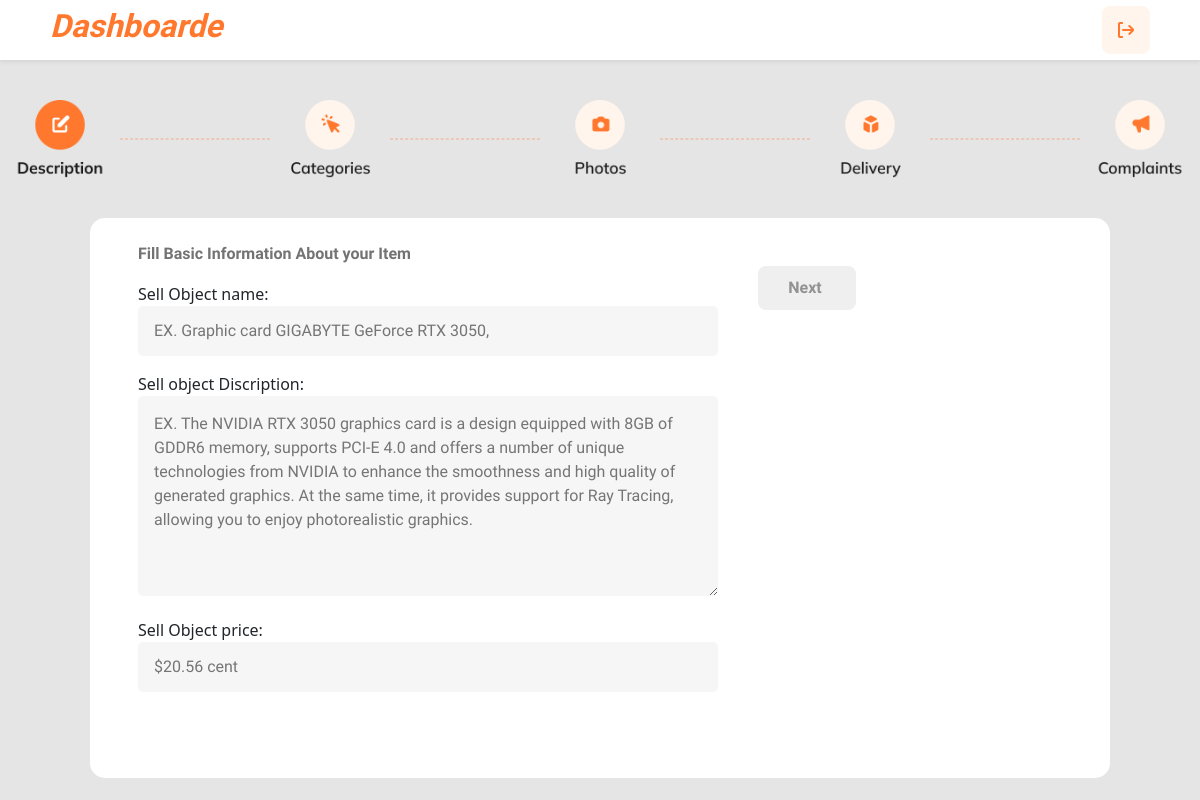
Before: /Seller/9/ with the older database file.
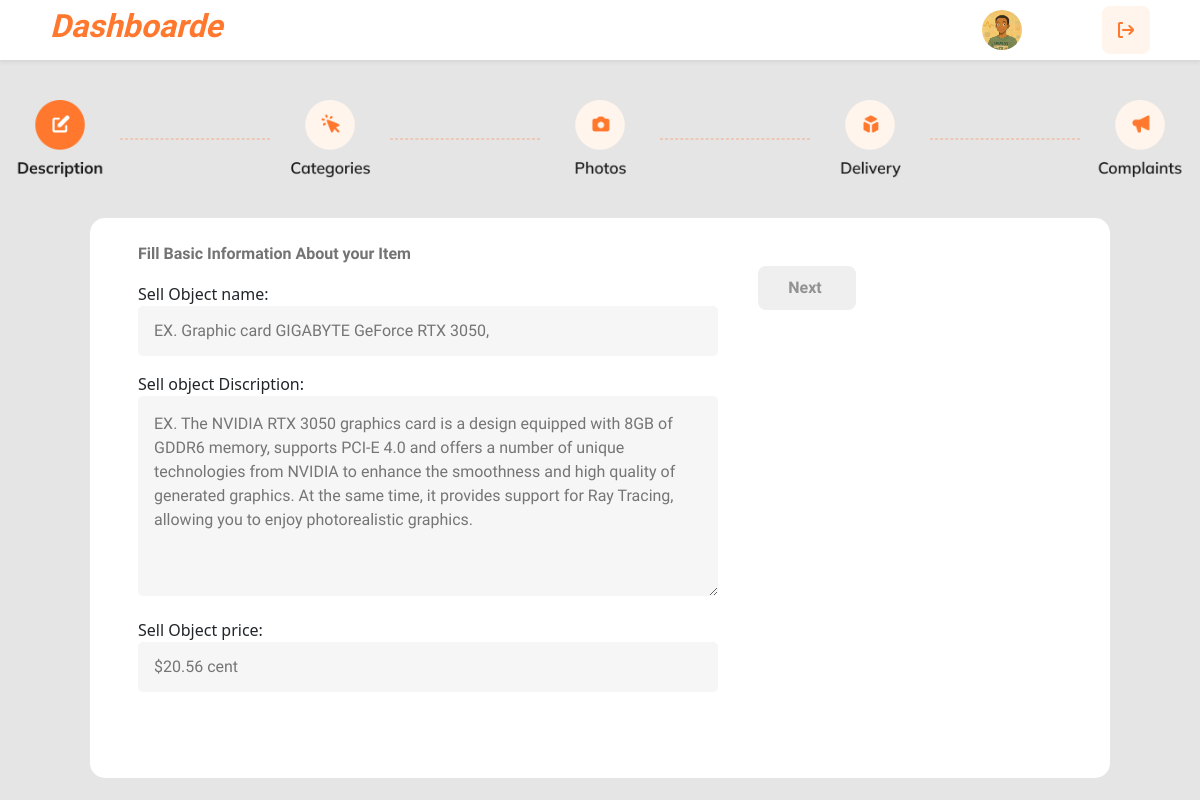
After: the same page with the newer database file.
### Backend/models.py (models this page shows, shortened)
class Profile_picture (models.Model):
  user = models.OneToOneField (User, on_delete=models.CASCADE)
  Profile_IMG = models.ImageField (upload_to='Profile/', default='default.jpg')
  Category_Type = models.ForeignKey (Category, on_delete=models.SET_NULL, blank=True, null=True)

### Backend/views.py (the view)
def Seller_account (request, id):
  current_user = request.user
  user = get_list_or_404 (User, id=id)
  user_profile = Profile_picture.objects.all()
  Sign_form = Sell_form (request.POST or None)
  Sell_cate = Sell_category (request.POST or None)
  if request.method == 'POST':
    if Sign_form.is_valid ():
      Sign_form.save ()
  if request.method == 'POST':
    if Sell_cate.is_valid ():
      Sell_cate.save ()
  context = {
    'user' : user,
    'IMG' : user_profile,
    'current_user' :current_user,
    'Sign' : Sign_form,
    'Category' : Sell_cate
  }
  return render (request, 'Sell Part/Account/Seller_account.html', context=context)

### Backend/form.py
class Sell_form (forms.ModelForm):
  class Meta:
    model = Sell_object_container
    fields = ['Sell_Object_name', 'Sell_object_Discription', 'Sell_Object_price']
    widgets = {
      'Sell_Object_name' : forms.TextInput(attrs={
        'class' : 'Discritpion_input_title ubuntu-light ps-3 pe-3',
        'id' : 'input_first',
        'placeholder' : 'EX. Graphic card GIGABYTE GeForce RTX 3050,'
      }),
      'Sell_object_Discription' : forms.Textarea(attrs={
        'class' : 'Discritpion_input_text ubuntu-light ps-3 pe-3 pt-3',
        'placeholder' : 'EX. The NVIDIA RTX 3050 graphics card is a design equipped with 8GB of GDDR6 memory, supports PCI-E 4.0 and offers a number of unique technologies from NVIDIA to enhance the smoothness and high quality of generated graphics. At the same time, it provides support for Ray Tracing, allowing you to enjoy photorealistic graphics.'
      }),
      'Sell_Object_price' : forms.NumberInput(attrs={
        'class' : 'Second_price_container ubuntu-light ps-3 pe-3',
        'type' : 'number',
        'placeholder' : '$20.56 cent',
        'min' : '0'
      })
    }

class Sell_category (forms.ModelForm):
  class Meta:
    model = Sell_object_container
    fields = ['Sell_Object_Category']

### Backend/models.py (called while the page is built)
  def __str__(self):
    return self.Type

### Backend/templates/Sell Part/Account/Seller_account.html (shortened to what this page needs)
{% load static %}
<!DOCTYPE html>
<html lang="en">
<head>
    <link rel="stylesheet" href="{% static 'Design/Design.css' %}">
    <link rel="stylesheet" href="{% static 'Design/Seller.css' %}">
    <link rel="stylesheet" href="{% static 'Font/Font.css' %}">
    <link href="https://cdn.jsdelivr.net/npm/bootstrap@5.3.5/dist/css/bootstrap.min.css" rel="stylesheet">
</head>
<body style="background-color: #E5E5E5;">
    <div>
        <div class="Seller_Nav_bar shadow-sm">
            <div>
                <h3 class="ubuntu_bold_italic" style="color: #FF782D; font-size: 32px;">Dashboarde</h3>
            </div>
            <div class="logout_div">
                <div class="logout_div">
                    {% for IMGS in IMG %}
                        <img class="Seller_profile" src="{{ IMGS.Profile_IMG.url }}" alt="">
                    {% endfor %}
                </div>
                <div>
                    <img style="width: 48px; height: 48px;" src="{% static 'Icon/Button.png' %}" alt="">
                </div>
            </div>
        </div>
        <div class="Step_icon_container">
            <img class="Step_icon" src="{% static 'Icon/Step/Process Item.png' %}" alt="">
            <hr style="border: 1px dashed #FF782D; width: 200px;">
            <img class="Step_icon2" id="Step_icon2_id" src="{% static 'Icon/Step/Process Item (1).png' %}" alt="">
            <hr style="border: 1px dashed #FF782D; width: 200px;">
            <img class="Step_icon3" src="{% static 'Icon/Step/Process Item (2).png' %}" alt="">
            <hr style="border: 1px dashed #FF782D; width: 200px;">
            <img class="Step_icon4" src="{% static 'Icon/Step/Process Item (3).png' %}" alt="">
            <hr style="border: 1px dashed #FF782D; width: 200px;">
            <img class="Step_icon5" src="{% static 'Icon/Step/Process Item (4).png' %}" alt="">
        </div>
        <div class="Discritpion_container">
            <div class="Discritpion ps-5 pt-4 pe-5">
                <div class="Second_discription" id="Second_discription_id">
                    <div class="w-100">
                        <p class="ubuntu-bold Input_color">Fill Basic Information About your Item</p>
                    </div>
                    <div class="Discription_main_container w-100">
                        <form method="post">
                            {{ Sign.as_p }}
                        </form>
                    </div>
                </div>
                <div class="pt-4 Next_container">
                    <button class="Next_Btn ubuntu-bold m-0" onclick="Click_Next()">Next <img class="Next_icon" src="https://img.icons8.com/?size=100&id=355&format=png&color=000000" alt=""></button>
                </div>
            </div>
        </div>
    </div>
</body>
</html>

### static/Design/Seller.css (style rules this page uses)
.Seller_Nav_bar { padding: 0px 50px 0px 50px; width: 100%; height: 60px; display: flex; justify-content: space-between; align-items: center; background-color: white; }
.Seller_profile { width: 40px; border-radius: 50%; }
.logout_div { display: flex; justify-content: center; align-items: center; gap: 40px; }
.Step_icon, .Step_icon2, .Step_icon3, .Step_icon4, .Step_icon5 { width: 120px; transition: 0.3s ease-in-out; }
.Step_icon_container { display: flex; justify-content: center; align-items: center; padding-top: 40px; }
.Discritpion { width: 85%; height: 70vh; background-color: white; border-radius: 15px; overflow: hidden; display: flex; justify-content: start; align-items: start; gap: 40px; }
.Discritpion_container { display: flex; justify-content: center; align-items: center; padding-top: 40px; }
.Input_color { color: rgb(115, 115, 115); }
.Discritpion_input_title { border: none; background-color: #f6f6f6; width: 100%; height: 50px; border-radius: 5px; color: black; outline: none; }
.Discritpion_input_text { border: none; background-color: #f6f6f6; width: 100%; height: 200px; border-radius: 5px; color: black; outline: none; }
.Next_Btn { border: none; outline: none; padding: 10px 30px 10px 30px; border-radius: 8px; color: rgb(146, 146, 146); }
.Next_container { display: flex; justify-content: end; align-items: center; padding-right: 40px; }
.Discription_main_container { width: 100%; display: flex; justify-content: start; gap: 20px; }
.Second_price_container { border: none; background-color: #f6f6f6; width: 100%; height: 50px; border-radius: 5px; color: black; outline: none; }

Changed rows visible on the page:
added Profile_picture: Profile_IMG (picture)
